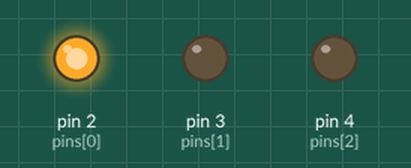
Recording of a sketch running on a simulated Arduino Uno, built with avr-gcc and run on an emulated ATmega328P. On the bench: output pins drawn as LEDs (lit = HIGH).

Above: at 0.05 s.
At 1.2 s:
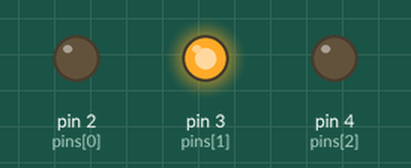
At 2.7 s:
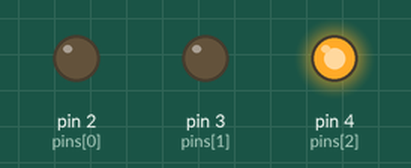
Timing chart, 0 to 3.0 s (numbered marks = the images above):
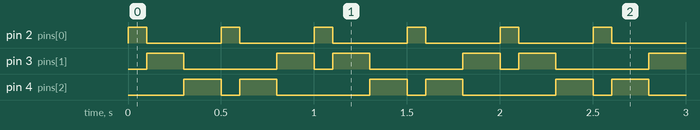

The sketch:

auto_fantastico_2.ino
```cpp
/* vim: set ft=c : */

#define PINS 3
#define LEDS 6
#define OFF -1

int pins[PINS] = {2, 3, 4};

int leds[LEDS][PINS] = {
    {HIGH, LOW, OFF},
    {LOW, HIGH, OFF},
    {OFF, HIGH, LOW},
    {OFF, LOW, HIGH},
    {LOW, OFF, HIGH},
    {HIGH, OFF, LOW},
};

int ms = 100; // milliseconds


void setup() {
}

void turnOnLed(int led) {
    for (int i = 0; i < PINS; i++) {
        if (leds[led][i] == OFF) {
            pinMode(pins[i], INPUT);
        }
        else {
            pinMode(pins[i], OUTPUT);
            digitalWrite(pins[i], leds[led][i]);
        }
    }
}

void knightRider() {
    for (int i = 0; i < LEDS; i++) {
        turnOnLed(i);
        delay(ms);
    }
    for (int i = LEDS - 2; i > 0; i--) {
        turnOnLed(i);
        delay(ms);
    }
}

void turnOnTwoLeds(int led0, int led1) {
    for (int i = 0; i < ms * 30; i++) {
        turnOnLed(led0);
        turnOnLed(led1);
    }
}

void modernKnightRider() {
    turnOnTwoLeds(0, 5);
    turnOnTwoLeds(1, 4);
    turnOnTwoLeds(2, 3);
    turnOnTwoLeds(1, 4);
}

void loop() {
    knightRider();
    //modernKnightRider();
}
```

Measured:
- by itself, pin 2 (pins[0]): alternates HIGH for 0.10 s and LOW for 0.40 s
- by itself, pin 3 (pins[1]): repeats every 1.0 s: LOW 0.50 s, HIGH 0.20 s, LOW 0.10 s, HIGH 0.20 s
- by itself, pin 4 (pins[2]): repeats every 1.0 s: LOW 0.10 s, HIGH 0.20 s, LOW 0.50 s, HIGH 0.20 s
